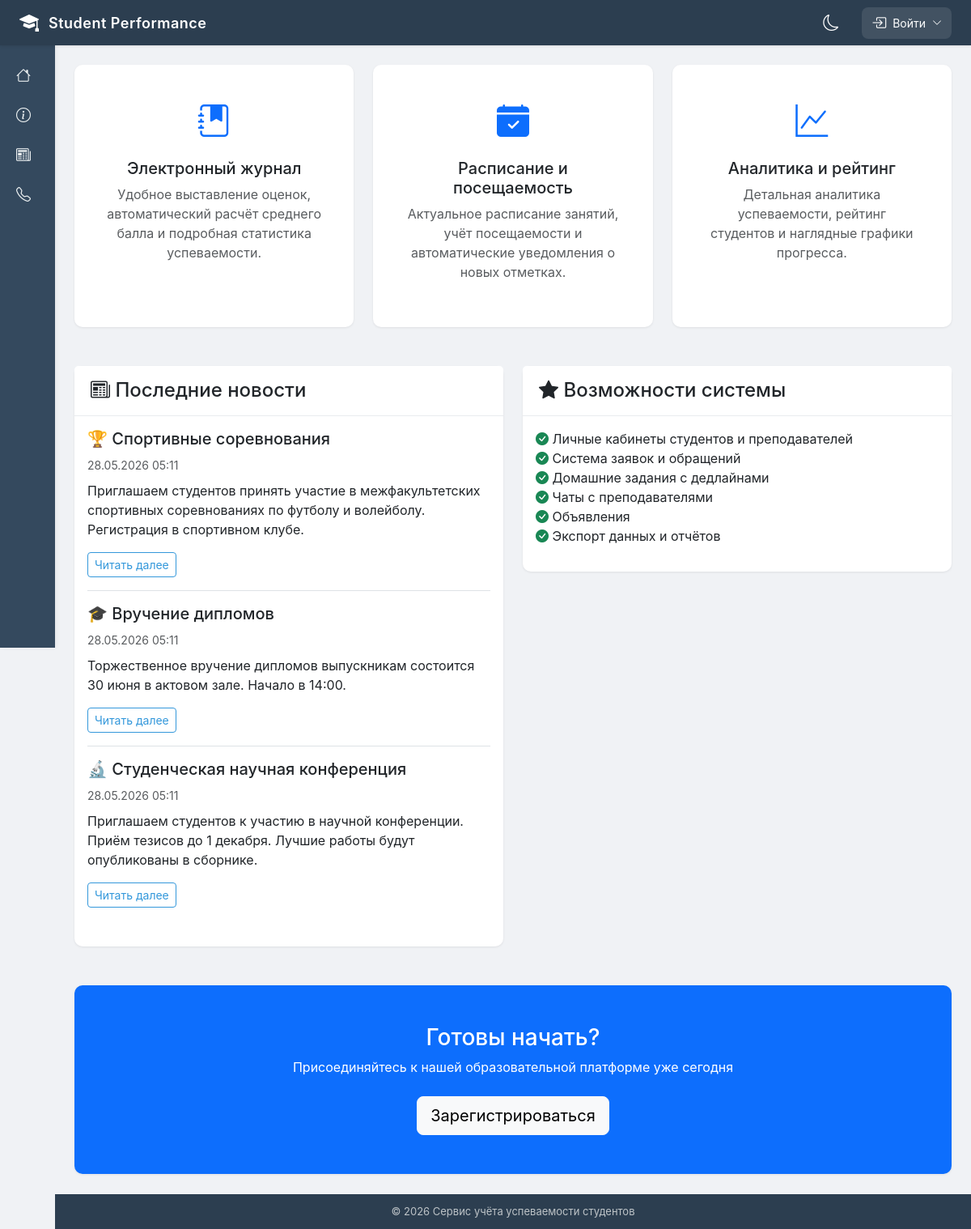
/, run on an earlier commit of the app's database.
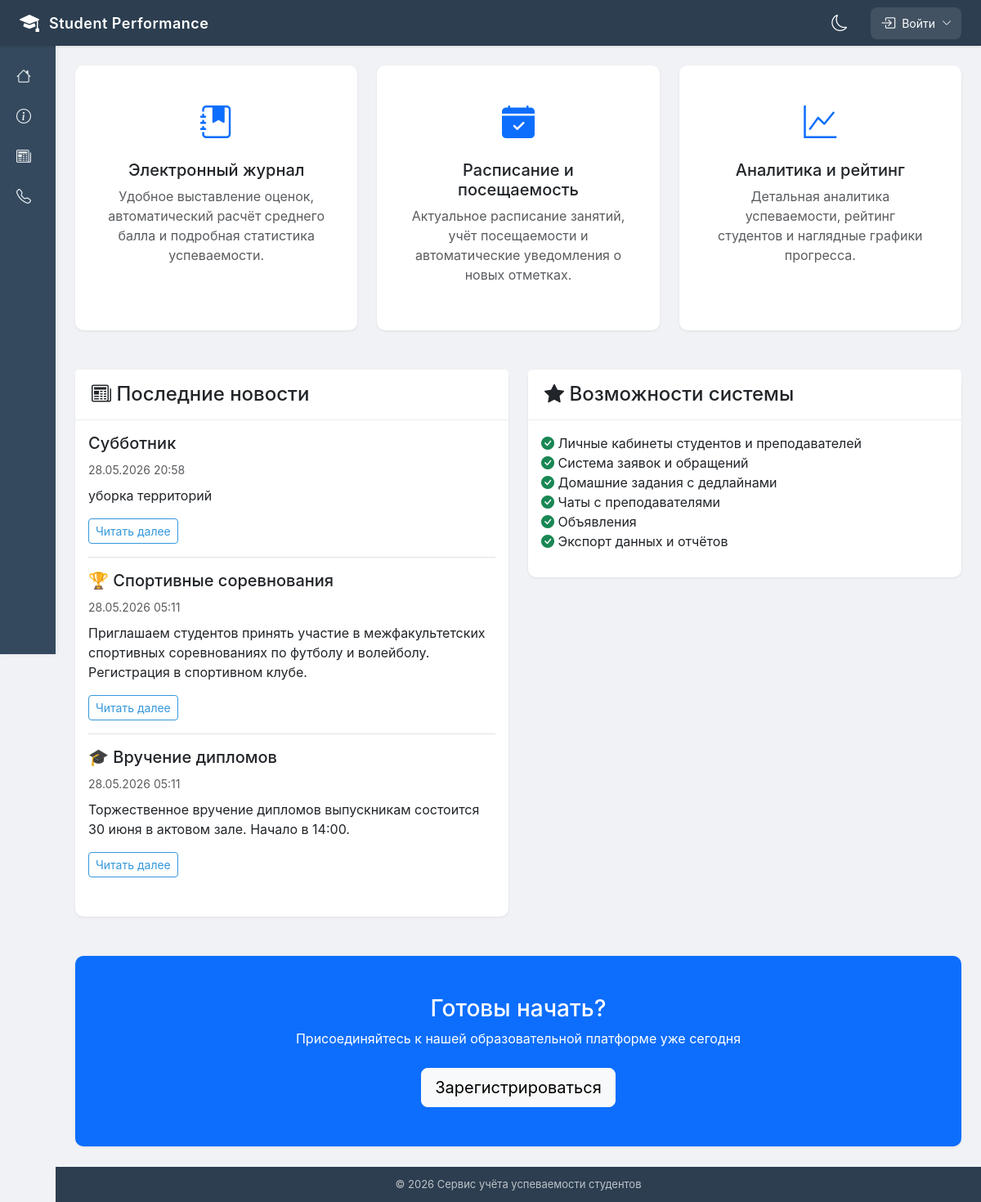
And on a later commit of the database.
### apps/accounts/models.py (models this page shows, shortened)
class News(models.Model):
    title = models.CharField(max_length=200, verbose_name='Заголовок')
    summary = models.CharField(max_length=300, verbose_name='Краткое описание')
    content = models.TextField(verbose_name='Содержание')
    image = models.ImageField(upload_to='news/', blank=True, null=True, verbose_name='Изображение')
    created_at = models.DateTimeField(auto_now_add=True, verbose_name='Дата создания')
    updated_at = models.DateTimeField(auto_now=True, verbose_name='Дата обновления')
    is_published = models.BooleanField(default=True, verbose_name='Опубликовано')
    class Meta:
        verbose_name = 'Новость'
        verbose_name_plural = 'Новости'
        ordering = ['-created_at']

### apps/core/views.py (the view)
# urls.py: path('', views.home, name='home'),
def home(request):
    last_news = News.objects.filter(is_published=True).order_by('-created_at')[:3]
    context = {
        'title': 'Сервис учёта успеваемости студентов',
        'last_news': last_news,
        'user': request.user,
    }
    return render(request, 'core/home.html', context)

### apps/chat/context_processors.py (called while the page is built)
def chat_unread_count(request):
    if request.user.is_authenticated:
        rooms = ChatRoom.objects.filter(participants=request.user)
        unread_count = 0
        for room in rooms:
            unread_count += room.messages.filter(is_read=False).exclude(sender=request.user).count()
        return {'chat_unread_count': unread_count}
    return {'chat_unread_count': 0}

### apps/core/context_processors.py (called while the page is built)
def notifications_processor(request):
    unread_count = 0
    if request.user.is_authenticated:
        unread_count = Notification.objects.filter(user=request.user, is_read=False).count()
    return {'unread_count': unread_count}

### templates/core/home.html (shortened to what this page needs)
{% extends 'base.html' %}
{% load static %}
{% block content %}
<div class="row g-4 mb-5">
    <div class="col-md-4">
        <div class="card h-100 text-center p-4 hover-card">
            <div class="card-body">
                <i class="bi bi-journal-bookmark-fill fs-1 text-primary"></i>
                <h3 class="h5 mt-3">Электронный журнал</h3>
                <p class="text-muted">Удобное выставление оценок, автоматический расчёт среднего балла и подробная статистика успеваемости.</p>
            </div>
        </div>
    </div>
    <div class="col-md-4">
        <div class="card h-100 text-center p-4 hover-card">
            <div class="card-body">
                <i class="bi bi-calendar-check-fill fs-1 text-primary"></i>
                <h3 class="h5 mt-3">Расписание и посещаемость</h3>
                <p class="text-muted">Актуальное расписание занятий, учёт посещаемости и автоматические уведомления о новых отметках.</p>
            </div>
        </div>
    </div>
    <div class="col-md-4">
        <div class="card h-100 text-center p-4 hover-card">
            <div class="card-body">
                <i class="bi bi-graph-up fs-1 text-primary"></i>
                <h3 class="h5 mt-3">Аналитика и рейтинг</h3>
                <p class="text-muted">Детальная аналитика успеваемости, рейтинг студентов и наглядные графики прогресса.</p>
            </div>
        </div>
    </div>
</div>
<div class="row g-4">
    <div class="col-md-6">
        <div class="card">
            <div class="card-header bg-white">
                <h4 class="mb-0"><i class="bi bi-newspaper"></i> Последние новости</h4>
            </div>
            <div class="card-body">
                {% if last_news %}
                    {% for news in last_news %}
                        <div class="mb-3 pb-3 {% if not forloop.last %}border-bottom{% endif %}">
                            <h5>{{ news.title }}</h5>
                            <small class="text-muted">{{ news.created_at|date:"d.m.Y H:i" }}</small>
                            <p class="mt-2">{{ news.summary|truncatewords:30 }}</p>
                            <a href="{% url 'news_detail' news.pk %}" class="btn btn-sm btn-outline-primary">Читать далее</a>
                        </div>
                    {% endfor %}
                {% else %}
                    <p class="text-muted">Новостей пока нет</p>
                {% endif %}
            </div>
        </div>
    </div>
    <div class="col-md-6">
        <div class="card">
            <div class="card-header bg-white">
                <h4 class="mb-0"><i class="bi bi-star-fill"></i> Возможности системы</h4>
            </div>
            <div class="card-body">
                <ul class="list-unstyled">
                    <li><i class="bi bi-check-circle-fill text-success"></i> Личные кабинеты студентов и преподавателей</li>
                    <li><i class="bi bi-check-circle-fill text-success"></i> Система заявок и обращений</li>
                    <li><i class="bi bi-check-circle-fill text-success"></i> Домашние задания с дедлайнами</li>
                    <li><i class="bi bi-check-circle-fill text-success"></i> Чаты с преподавателями</li>
                    <li><i class="bi bi-check-circle-fill text-success"></i> Объявления</li>
                    <li><i class="bi bi-check-circle-fill text-success"></i> Экспорт данных и отчётов</li>
                </ul>
            </div>
        </div>
    </div>
</div>
{% if not user.is_authenticated %}
<div class="row mt-5">
    <div class="col-12 text-center">
        <div class="card bg-primary text-white">
            <div class="card-body py-5">
                <h3>Готовы начать?</h3>
                <p class="mb-4">Присоединяйтесь к нашей образовательной платформе уже сегодня</p>
                <a href="{% url 'register' %}" class="btn btn-light btn-lg">Зарегистрироваться</a>
            </div>
        </div>
    </div>
</div>
{% endif %}
{% endblock %}

What changed in the data, as far as the page shows it:
no longer on this page (row unchanged): News: title "🔬 Студенческая научная конференция", created_at "28.05.2026 05:11", summary "Приглашаем студентов к участию в научной конференции. Приём тезисов до 1 декабря. Лучшие работы будут опубликованы в сборнике."
added News: title "Субботник", created_at "28.05.2026 20:58", summary "уборка территорий"
